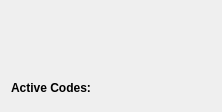
              <widget class="QWidget" name="tab_4">
               <attribute name="title">
                <string>MDI [F5]</string>
               </attribute>
               <layout class="QVBoxLayout" name="verticalLayout_4">
                <property name="spacing">
                 <number>3</number>
                </property>
                <property name="topMargin">
                 <number>3</number>
                </property>
                <property name="bottomMargin">
                 <number>0</number>
                </property>
                <item>
                 <widget class="MDIHistory" name="mdihistory">
                  <property name="sizePolicy">
                   <sizepolicy hsizetype="Preferred" vsizetype="MinimumExpanding">
                    <horstretch>0</horstretch>
                    <verstretch>0</verstretch>
                   </sizepolicy>
                  </property>
                  <property name="minimumSize">
                   <size>
                    <width>200</width>
                    <height>75</height>
                   </size>
                  </property>
                 </widget>
                </item>
                <item>
                 <layout class="QHBoxLayout" name="horizontalLayout_11">
                  <property name="spacing">
                   <number>0</number>
                  </property>
                  <item>
                   <widget class="QLabel" name="label_5">
                    <property name="text">
                     <string>&lt;html&gt;&lt;head/&gt;&lt;body&gt;&lt;p&gt;&lt;span style=&quot; font-weight:600;&quot;&gt;Active Codes:&lt;/span&gt;&lt;/p&gt;&lt;/body&gt;&lt;/html&gt;</string>
                    </property>
                   </widget>
                  </item>
                  <item>
                   <widget class="StatusLabel" name="statuslabel_2">
                    <property name="mcodes_status" stdset="0">
                     <bool>true</bool>
                    </property>
                   </widget>
                  </item>
                 </layout>
                </item>
                <item>
                 <widget class="StatusLabel" name="statuslabel">
                  <property name="scaledContents">
                   <bool>true</bool>
                  </property>
                  <property name="wordWrap">
                   <bool>true</bool>
                  </property>
                  <property name="gcodes_status" stdset="0">
                   <bool>true</bool>
                  </property>
                 </widget>
                </item>
               </layout>
              </widget>
